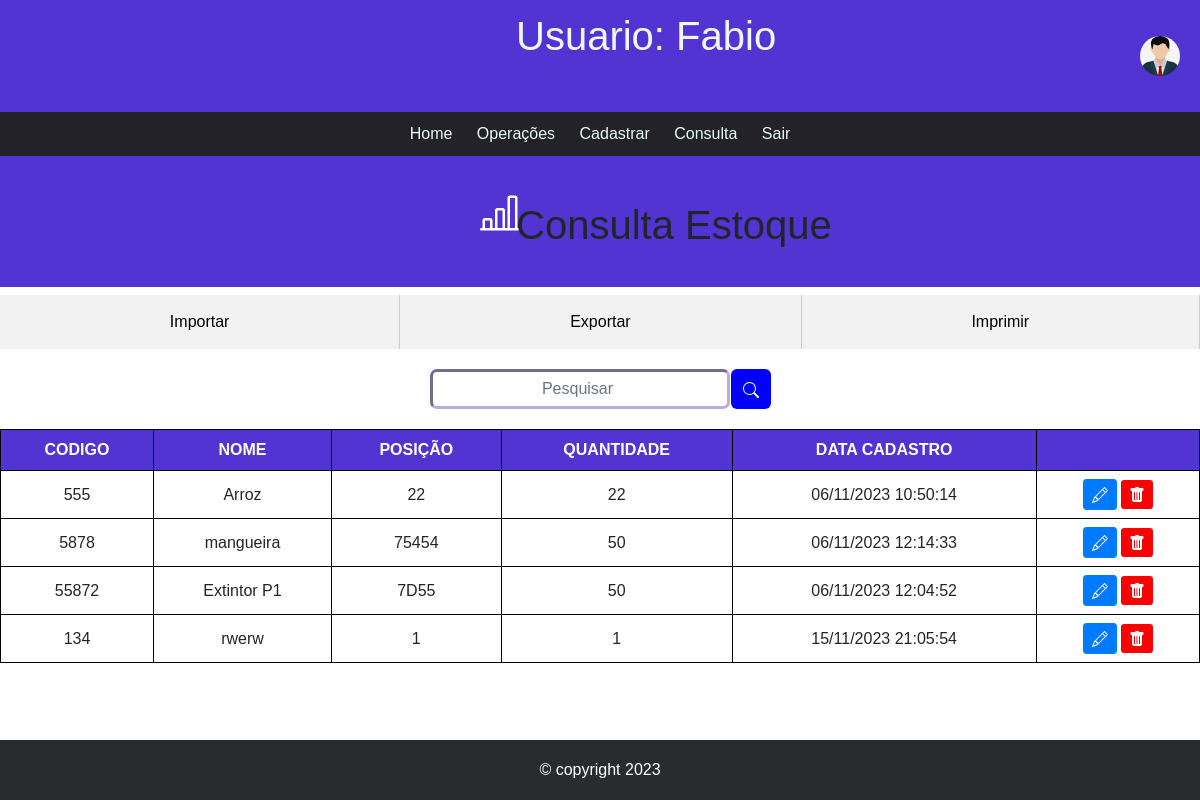
Page /consulta-estoque/index (signed in) on the committed database.
### tables this page shows
CREATE TABLE IF NOT EXISTS `item` (
  `id` int(11) NOT NULL AUTO_INCREMENT,
  `nome` varchar(50) DEFAULT NULL,
  `cod` varchar(50) DEFAULT NULL,
  `posicao` varchar(50) DEFAULT NULL,
  `quantidade` int(11) DEFAULT NULL,
  `status_cadastro` datetime DEFAULT NULL,
  PRIMARY KEY (`id`)
);

### app/sts/Controllers/ConsultaEstoque.php (called while the page is built, shortened)
<?php
    class ConsultaEstoque
    {
        private $Dados;
        public function index(){
            $con = new StsItemConsulta();
            $this->Dados['Itens'] =  $con->consulta();
            $carregarView = new ConfigView('consulta_estoque', $this->Dados);
            $carregarView->renderizar();
        }
    }

### index.php (called while the page is built, shortened)
<?php
    $Url = new \Core\ConfigController();
    $Url->carregar();
?>

### app/sts/Models/Helper/StsRead.php (called while the page is built, shortened)
<?php
Class StsRead extends StsConn{
    private $Select;
    private $Query;
    public function exeRead($Tabela, $Termos = null, $ParseString = null)
    {
        $this->Select = "SELECT * FROM {$Tabela} {$Termos}";
        $this->exeInstrucao();
    }
    private function exeInstrucao()
    {
        $this->conexao();
        try {
            $this->Query->execute();
            $this->Resultado = $this->Query->fetchAll();
        } catch (Exception $ex) {
            $this->Resultado = null;
        }
    }
    private function conexao()
    {
        $this->Conn = parent::getConn();
        $this->Query = $this->Conn->prepare($this->Select);
        $this->Query->setFetchMode(PDO::FETCH_ASSOC);
    }
}

### app/sts/Models/Helper/StsConn.php (called while the page is built, shortened)
<?php
    Class StsConn{
        private static $Host = HOST;
        private static $User = USER;
        private static $Pass = PASS;
        private static $Dbname = DBNAME;
        private static $Port = PORT;
        private static $Connect = null;
        private static function conectar(){
            try{
                if(self::$Connect == null){
                   self::$Connect = new PDO('mysql:host='.self::$Host.';charset=utf8;port='.self::$Port.'
                   ;dbname='.self::$Dbname,self::$User,self::$Pass);
                }
            }catch(Exception $e){
                echo "ERRO: " . $e->getMessage();
                die();
            }
            return self::$Connect;
        }
        public function getConn(){
            return self::conectar();
        }
    }

### app/sts/Models/StsItemConsulta.php (called while the page is built, shortened)
<?php
    class StsItemConsulta{
        public function consulta(){
            $listar = new StsRead();
            $listar->exeRead('item' );
            $this->Resultado = $listar->getResultado();
            return $this->Resultado;
        }
    }

### app/sts/Views/consulta_estoque.php (the view, shortened to what this page needs)
<div class="title">
    <h1 class="home">Consulta Estoque</h1>
</div>
    <div>
        <ul class="divisao2">
            <li><a href="#">Importar</a></li>
            <li><a href="./config/gerar_planilha.php">Exportar</a></li>
            <li><a href="" onclick="imprimir()">Imprimir</a></li>
        </ul>
    </div>
    <div class="divisao3">
        <div class="pesquisa">
            <input type="search" class='form-control' placeholder="Pesquisar" id="pesquisar" >
            <button onclick="searchData()" class="pes">
            </button>
        </div>
    </div>
    <table class="tabela">
        <thead style="text-align:center">
            <tr>
                <th scope="col">CODIGO</th>
                <th scope="col">NOME</th>
                <th scope="col">POSIÇÃO</th>
                <th scope="col">QUANTIDADE</th>
                <th scope="col">DATA CADASTRO</th>
                <th ></th>
            </tr>
        </thead>
    <tbody>
        <?php
        foreach ($this->Dados['Itens'] as $row) {
            echo "<tr>";
            echo "<td>" . $row['cod'] . "</td>";
            echo "<td>" . $row['nome'] . "</td>";
            echo "<td>" . $row['posicao'] . "</td>";
            echo "<td>" . $row['quantidade'] . "</td>";
            echo "<td>" .  date('d/m/Y H:i:s',strtotime($row['status_cadastro'])) . "</td>";
            echo "<td>".
                "<a class='btn btn-sm btn-primary' href='' title='Editar'>
                    <svg xmlns='http://www.w3.org/2000/svg' width='16' height='16' fill='currentColor' class='bi bi-pencil' viewBox='0 0 16 16' id='a'>
                        <path d='M12.146.146a.5.5 0 0 1 .708 0l3 3a.5.5 0 0 1 0 .708l-10 10a.5.5 0 0 1-.168.11l-5 2a.5.5 0 0 1-.65-.65l2-5a.5.5 0 0 1 .11-.168l10-10zM11.207 2.5 13.5 4.793 14.793 3.5 12.5 1.207 11.207 2.5zm1.586 3L10.5 3.207 4 9.707V10h.5a.5.5 0 0 1 .5.5v.5h.5a.5.5 0 0 1 .5.5v.5h.293l6.5-6.5zm-9.761 5.175-.106.106-1.528 3.821 3.821-1.528.106-.106A.5.5 0 0 1 5 12.5V12h-.5a.5.5 0 0 1-.5-.5V11h-.5a.5.5 0 0 1-.468-.325z'/>
                    </svg>
                </a>
                <a class='btn btn-sm btn-danger' style='background-color:red; border:none' href=''>
                    <svg xmlns='http://www.w3.org/2000/svg' width='16' height='16' fill='currentColor' class='bi bi-trash-fill' viewBox='0 0 16 16' id='d'>
                        <path d='M2.5 1a1 1 0 0 0-1 1v1a1 1 0 0 0 1 1H3v9a2 2 0 0 0 2 2h6a2 2 0 0 0 2-2V4h.5a1 1 0 0 0 1-1V2a1 1 0 0 0-1-1H10a1 1 0 0 0-1-1H7a1 1 0 0 0-1 1H2.5zm3 4a.5.5 0 0 1 .5.5v7a.5.5 0 0 1-1 0v-7a.5.5 0 0 1 .5-.5zM8 5a.5.5 0 0 1 .5.5v7a.5.5 0 0 1-1 0v-7A.5.5 0 0 1 8 5zm3 .5v7a.5.5 0 0 1-1 0v-7a.5.5 0 0 1 1 0z'/>
                    </svg>
                </a>" .
            "</td>";
            echo "</tr>";
        }
        ?>
  </tbody>
</table>
</html>

### core/ConfigController.php (shortened to what this page needs)
<?php
class ConfigController
{
    private $Url;
    private $UrlController;
    private $UrlParametro;
    private $UrlMetodo;
    private static $Format;
    public function __construct()
    {
        if (!empty(filter_input(INPUT_GET, 'url', FILTER_DEFAULT))) {
            $this->Url = filter_input(INPUT_GET, 'url', FILTER_DEFAULT);
            $this->UrlConjunto = explode("/", $this->Url);
            if (isset($this->UrlConjunto[0])) {
                $this->UrlController = $this->slugController($this->UrlConjunto[0]);
            } else {
                $this->UrlController = $this->slugController(CONTROLER);
            }
            if (isset($this->UrlConjunto[1])) {
                $this->UrlMetodo = $this->slugMetodo($this->UrlConjunto[1]);
            } else {
                $this->UrlMetodo = $this->slugMetodo(METODO);
            }
            if (isset($this->UrlConjunto[2])) {
                $this->UrlParametro = $this->UrlConjunto[2];
            } else {
                $this->UrlParametro = null;
            }
        } else {
            $this->UrlController = $this->slugController(CONTROLER);
            $this->UrlMetodo = $this->slugMetodo(METODO);
            $this->UrlParametro = null;
        }
    }
    private function limparUrl()
    {
        $this->Url = strip_tags($this->Url);
        $this->Url = trim($this->Url);
        $this->Url = rtrim($this->Url, "/");
        self::$Format = array();
        self::$Format['a'] = 'ÀÁÂÃÄÅÆÇÈÉÊËÌÍÎÏÐÑÒÓÔÕÖØÙÚÛÜüÝÞßàáâãäåæçèéêëìíîïðñòóôõöøùúûýýþÿRr"!@#$%&*()_-+={[}]?;:.,\\\'<>°ºª ';
        self::$Format['b'] = 'aaaaaaaceeeeiiiidnoooooouuuuuybsaaaaaaaceeeeiiiidnoooooouuuyybyRr--------------------------------';
        $this->Url = strtr(utf8_decode($this->Url), utf8_decode(self::$Format['a']), self::$Format['b']);
    }
    public function slugController($SlugController)
    {
        $UrlController = str_replace(" ", "", ucwords(implode(" ", explode("-", strtolower($SlugController)))));
        return $UrlController;
    }
    public function slugMetodo($SlugMetodo)
    {
        $UrlController = str_replace(" ", "", ucwords(implode(" ", explode("-", strtolower($SlugMetodo)))));
        return lcfirst($UrlController);
    }
    public function carregar()
    {
        if (isset($_SESSION['usuario_email']) or ($this->UrlController == 'Login')) {
            $this->Classe = "\\Sts\\Controllers\\" . $this->UrlController;
            if (class_exists($this->Classe)) {
                $this->carregarMetodo();
            } else {
                $this->UrlController = $this->slugController(CONTROLER);
                $this->UrlMetodo = $this->slugMetodo(METODO);
                $this->carregar();
            }
        } else {
            $this->UrlController = $this->slugController('Login');
            $this->UrlMetodo = $this->slugMetodo('acesso');
            $this->carregar();
        }
    }
    private function carregarMetodo()
    {
        $classeCarregar = new $this->Classe;
        if(method_exists($classeCarregar, $this->UrlMetodo)){
            if($this->UrlParametro !== null){
                $classeCarregar->{$this->UrlMetodo}($this->UrlParametro);
            }else{
                $classeCarregar->{$this->UrlMetodo}();
            }
        }else{
            $this->UrlController = $this->slugController(CONTROLER);
            $this->UrlMetodo = $this->slugMetodo(METODO);
            $this->carregar();
        }
    }
}

### core/ConfigView.php (shortened to what this page needs)
<?php
class ConfigView
{
    public $Arquivo;
    public function __construct($Arquivo, array $Dados = null){
        $this->Arquivo = (string) $Arquivo;
        $this->Dados = $Dados;
    }
    public function renderizar(){
        if(file_exists('app/sts/Views/'.$this->Arquivo . '.php')){
            include_once 'app/sts/Views/include/cabecalho.php';
            include_once 'app/sts/Views/include/menu.php';
            include_once 'app/sts/Views/'.$this->Arquivo . '.php';
            include_once 'app/sts/Views/include/rodape.php';
        }
    }
}

### app/sts/Views/include/cabecalho.php (shortened to what this page needs)
<!doctype html>
<html lang="pt-br">
<head>
    <link rel="stylesheet" href="<?php echo URL;?>/assets/css/style.css">
    <link rel="stylesheet" href="<?php echo URL;?>/assets/css/bootstrap.css">
    <link rel="stylesheet" href="<?php echo URL;?>/assets/css/ionicons.min.css">
    <link rel="stylesheet" href="<?php echo URL;?>/assets/css/personalizado.css">
    <link rel="stylesheet" href="https://pro.fontawesome.com/releases/v5.10.0/css/all.css"/>
</head>
<body>

### app/sts/Views/include/menu.php (shortened to what this page needs)
<div class="topo">
        <br>
    <h1 class="home">Usuario: <?php echo $_SESSION['usuario_nome']; ?></h1>
    <img class="img" src="<?php echo URL . 'assets/imagens/usuario/'. $_SESSION['usuario_imagem']; ?>">
</div>
<nav class="menu">
    <ul class="opcoes">
        <li><a href="<?php echo URL . 'home/index'; ?>">Home</a></li>
        <li>
            <a href="#">Operações</a>
        </li>
        <li>
            <a href="#">Cadastrar</a>
        </li>
        <li ><a href="#" >Consulta</a>
        </li>
        <li><a href="<?php echo URL . 'login/logout'; ?>">Sair</a></li>
    </ul>
</nav>

### app/sts/Views/include/rodape.php (shortened to what this page needs)
<footer class="footer bg-danger">
    <div class="container text-center">
        © copyright 2023
    </div>
</footer>
</body>
</html>

### assets/css/style.css (style rules this page uses)
:root { --cor-fundo: rgb(36, 34, 41); --cor-primaria: rgb(232, 253, 241); --cor-hover: rgb(185, 172, 226); --cor-principal: #5134d2; }
* { font-family: "Ubuntu", sans-serif; margin: 0; padding: 0; box-sizing: border-box; }
body { font-family: sans-serif; margin: 0; padding: 0; }
.img { width: 40px; height: 40px; border-radius: 80%; position: relative; margin-left: 95%; margin-top: -50px; }
.topo { background-color: var(--cor-principal); padding-top: 20px; padding-bottom: 20px; color: aliceblue; }
.topo h1 { text-align: center; }
.opcoes { list-style-type: none; padding: 0; }
.menu ul { background-color: var(--cor-fundo); }
.menu ul li { display: inline; position: relative; }
.menu ul li a { color: var(--cor-primaria); text-decoration: none; display: inline-block; padding: 10px; text-align: center; }
.menu { text-align: center; }
.divisao2 { list-style: none; margin: 0; padding: 0; display: flex; background-color: #f2f2f2; }
.divisao2 li { flex-grow: 1; text-align: center; }
.divisao2 li a { display: block; padding: 15px; color: black; text-decoration: none; border-right: 1px solid #ccc; transition: background-color 200ms ease-in-out; }
.divisao3 { padding-top: 20px; padding-bottom: 20px; }
.pesquisa { display: flex; justify-content: center; gap: 1px; }
input[type="search"] { width: 25%; height: 40px; background-color: white; border-radius: 7px; border: inset; border-color: var(--cor-hover); text-align: center; }
.pes { color: white; border-radius: 6px; background-color: blue; height: 40px; border: none; width: 40px; }
.tabela { font-family: Arial, Helvetica, sans-serif; border: 1px solid black; border-radius: 15px 15px 0 0; width: 100%; border-collapse: collapse; text-size-adjust: 5px; }
th { background-color: var(--cor-principal); color: white; border: 1px solid black; padding: 8px; border-collapse:inherit; }
td { border: 1px solid black; padding: 8px; text-align: center; }
.btn-danger { color: white; border-radius: 6px; background-color: red; padding: 5px; }
.btn-primary { color: white; border-radius: 6px; background-color: blue; padding: 5px; }
h1 { color: white; }
.home { display: flex; text-align: center; margin-left: 43%; margin-top: -32px; }
.title { background-color: var(--cor-principal); padding-bottom: 30px; padding-top: 32px; margin-top:-16px; }
.title svg { margin-top: 5px; display: flex; margin-left: 40%; color: white; }

### assets/css/personalizado.css (style rules this page uses)
body { margin-bottom: 60px; }
html { position: relative; min-height: 100%; }
.footer { position: absolute; bottom: 0; width: 100%; height: 60px; line-height: 60px; color: #FFF; }
.bg-danger { background-color: #292b2d!important; }
.btn-danger { color: #fff; background-color: #107ca1; border-color: #138eb8; }

### rows in the picture
item: cod "555", nome "Arroz", posicao "22", quantidade "22", status_cadastro "06/11/2023 10:50:14"
item: cod "5878", nome "mangueira", posicao "75454", quantidade "50", status_cadastro "06/11/2023 12:14:33"
item: cod "55872", nome "Extintor P1", posicao "7D55", quantidade "50", status_cadastro "06/11/2023 12:04:52"
item: cod "134", nome "rwerw", posicao "1", quantidade "1", status_cadastro "15/11/2023 21:05:54"

### other values in the picture
$_SESSION['usuario_nome'] "Fabio"
